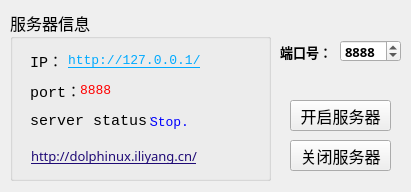
<?xml version="1.0" encoding="UTF-8"?>
<ui version="4.0">
 <class>MainWindow</class>
 <widget class="QMainWindow" name="MainWindow">
  <property name="geometry">
   <rect>
    <x>0</x>
    <y>0</y>
    <width>411</width>
    <height>192</height>
   </rect>
  </property>
  <property name="font">
   <font>
    <family>微软雅黑</family>
    <pointsize>12</pointsize>
    <weight>50</weight>
    <bold>false</bold>
   </font>
  </property>
  <property name="windowTitle">
   <string>服务器控制台</string>
  </property>
  <property name="styleSheet">
   <string notr="true"/>
  </property>
  <widget class="QWidget" name="centralWidget">
   <widget class="QPushButton" name="pushButton_Close">
    <property name="geometry">
     <rect>
      <x>290</x>
      <y>140</y>
      <width>101</width>
      <height>31</height>
     </rect>
    </property>
    <property name="text">
     <string>关闭服务器</string>
    </property>
   </widget>
   <widget class="QGroupBox" name="groupBox">
    <property name="geometry">
     <rect>
      <x>10</x>
      <y>10</y>
      <width>261</width>
      <height>171</height>
     </rect>
    </property>
    <property name="title">
     <string>服务器信息</string>
    </property>
    <widget class="QLabel" name="label_IPS">
     <property name="geometry">
      <rect>
       <x>20</x>
       <y>40</y>
       <width>41</width>
       <height>21</height>
      </rect>
     </property>
     <property name="font">
      <font>
       <family>Consolas</family>
       <pointsize>11</pointsize>
       <weight>50</weight>
       <bold>false</bold>
      </font>
     </property>
     <property name="text">
      <string>IP：</string>
     </property>
    </widget>
    <widget class="QLabel" name="label_PortS">
     <property name="geometry">
      <rect>
       <x>20</x>
       <y>70</y>
       <width>51</width>
       <height>21</height>
      </rect>
     </property>
     <property name="font">
      <font>
       <family>Consolas</family>
       <pointsize>11</pointsize>
       <weight>50</weight>
       <bold>false</bold>
      </font>
     </property>
     <property name="text">
      <string>port：</string>
     </property>
    </widget>
    <widget class="QLabel" name="label_SSS">
     <property name="geometry">
      <rect>
       <x>20</x>
       <y>100</y>
       <width>121</width>
       <height>21</height>
      </rect>
     </property>
     <property name="font">
      <font>
       <family>Consolas</family>
       <pointsize>11</pointsize>
       <weight>50</weight>
       <bold>false</bold>
      </font>
     </property>
     <property name="text">
      <string>server status:</string>
     </property>
    </widget>
    <widget class="QLabel" name="label_IP">
     <property name="geometry">
      <rect>
       <x>58</x>
       <y>40</y>
       <width>201</width>
       <height>20</height>
      </rect>
     </property>
     <property name="font">
      <font>
       <family>Lucida Console</family>
       <pointsize>10</pointsize>
       <weight>9</weight>
       <italic>false</italic>
       <bold>false</bold>
       <underline>true</underline>
      </font>
     </property>
     <property name="styleSheet">
      <string notr="true">color: rgb(0, 170, 255);
text-decoration: underline;
font: 75 10pt &quot;Lucida Console&quot;;</string>
     </property>
     <property name="text">
      <string>http://127.0.0.1/</string>
     </property>
    </widget>
    <widget class="QLabel" name="label_Port">
     <property name="geometry">
      <rect>
       <x>70</x>
       <y>70</y>
       <width>71</width>
       <height>20</height>
      </rect>
     </property>
     <property name="font">
      <font>
       <family>Lucida Console</family>
       <pointsize>10</pointsize>
       <weight>9</weight>
       <italic>false</italic>
       <bold>false</bold>
      </font>
     </property>
     <property name="styleSheet">
      <string notr="true">color: rgb(255, 0, 0);
font: 75 10pt &quot;Lucida Console&quot;;</string>
     </property>
     <property name="text">
      <string>8888</string>
     </property>
    </widget>
    <widget class="QLabel" name="label_SS">
     <property name="geometry">
      <rect>
       <x>140</x>
       <y>102</y>
       <width>111</width>
       <height>20</height>
      </rect>
     </property>
     <property name="font">
      <font>
       <family>Lucida Console</family>
       <pointsize>10</pointsize>
       <weight>9</weight>
       <italic>false</italic>
       <bold>false</bold>
      </font>
     </property>
     <property name="styleSheet">
      <string notr="true">font: 75 10pt &quot;Lucida Console&quot;;
color: rgb(0, 0, 255);</string>
     </property>
     <property name="text">
      <string>Stop.</string>
     </property>
    </widget>
    <widget class="QLabel" name="label_Url">
     <property name="geometry">
      <rect>
       <x>21</x>
       <y>136</y>
       <width>201</width>
       <height>21</height>
      </rect>
     </property>
     <property name="text">
      <string>&lt;html&gt;&lt;head/&gt;&lt;body&gt;&lt;p&gt;&lt;a href=&quot;http://dolphinux.iliyang.cn/&quot;&gt;&lt;span style=&quot; font-size:10pt; text-decoration: underline; color:#200b76;&quot;&gt;http://dolphinux.iliyang.cn/&lt;/span&gt;&lt;/a&gt;&lt;/p&gt;&lt;/body&gt;&lt;/html&gt;</string>
     </property>
    </widget>
   </widget>
   <widget class="QLabel" name="label">
    <property name="geometry">
     <rect>
      <x>280</x>
      <y>41</y>
      <width>71</width>
      <height>21</height>
     </rect>
    </property>
    <property name="font">
     <font>
      <family>微软雅黑</family>
      <pointsize>10</pointsize>
      <weight>75</weight>
      <bold>true</bold>
     </font>
    </property>
    <property name="text">
     <string>端口号：</string>
    </property>
   </widget>
   <widget class="QSpinBox" name="spinBox">
    <property name="geometry">
     <rect>
      <x>340</x>
      <y>40</y>
      <width>61</width>
      <height>22</height>
     </rect>
    </property>
    <property name="font">
     <font>
      <family>微软雅黑</family>
      <pointsize>10</pointsize>
      <weight>75</weight>
      <bold>true</bold>
     </font>
    </property>
    <property name="minimum">
     <number>6000</number>
    </property>
    <property name="maximum">
     <number>20000</number>
    </property>
    <property name="value">
     <number>8888</number>
    </property>
   </widget>
   <widget class="QPushButton" name="pushButton_Start">
    <property name="geometry">
     <rect>
      <x>290</x>
      <y>100</y>
      <width>101</width>
      <height>31</height>
     </rect>
    </property>
    <property name="text">
     <string>开启服务器</string>
    </property>
   </widget>
  </widget>
 </widget>
 <layoutdefault spacing="6" margin="11"/>
 <resources/>
 <connections/>
</ui>
